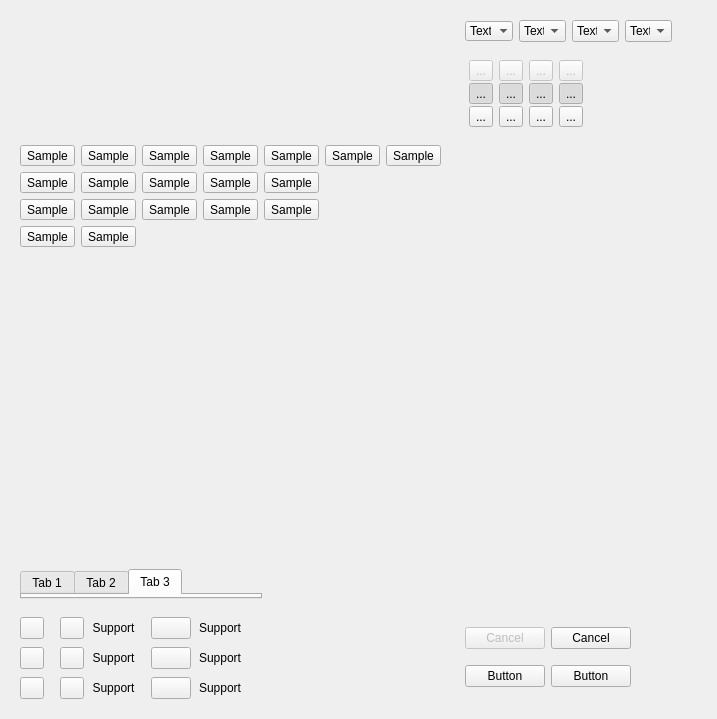
     <widget class="QWidget" name="stylesPage">
      <layout class="QGridLayout" name="stylesPageLayout">
       <property name="verticalSpacing">
        <number>0</number>
       </property>
       <item row="1" column="1">
        <widget class="QWidget" name="TreeStatesToolButtons" native="true">
         <property name="maximumSize">
          <size>
           <width>140</width>
           <height>160</height>
          </size>
         </property>
         <layout class="QGridLayout" name="gridLayout_6">
          <property name="spacing">
           <number>2</number>
          </property>
          <item row="0" column="1">
           <widget class="QToolButton" name="toolButton_2">
            <property name="enabled">
             <bool>false</bool>
            </property>
            <property name="text">
             <string>...</string>
            </property>
            <property name="icon">
             <iconset>
              <normaloff>:/stylesheet/img/16x16/Select_right.png</normaloff>:/stylesheet/img/16x16/Select_right.png</iconset>
            </property>
           </widget>
          </item>
          <item row="0" column="2">
           <widget class="QToolButton" name="toolButton">
            <property name="enabled">
             <bool>false</bool>
            </property>
            <property name="text">
             <string>...</string>
            </property>
            <property name="icon">
             <iconset>
              <normaloff>:/stylesheet/img/16x16/Move.png</normaloff>:/stylesheet/img/16x16/Move.png</iconset>
            </property>
           </widget>
          </item>
          <item row="1" column="1">
           <widget class="QToolButton" name="toolButton_3">
            <property name="text">
             <string>...</string>
            </property>
            <property name="icon">
             <iconset>
              <normaloff>:/stylesheet/img/16x16/Select_right.png</normaloff>:/stylesheet/img/16x16/Select_right.png</iconset>
            </property>
            <property name="checkable">
             <bool>true</bool>
            </property>
            <property name="checked">
             <bool>true</bool>
            </property>
           </widget>
          </item>
          <item row="1" column="2">
           <widget class="QToolButton" name="toolButton_4">
            <property name="text">
             <string>...</string>
            </property>
            <property name="icon">
             <iconset>
              <normaloff>:/stylesheet/img/16x16/Move.png</normaloff>:/stylesheet/img/16x16/Move.png</iconset>
            </property>
            <property name="checkable">
             <bool>true</bool>
            </property>
            <property name="checked">
             <bool>true</bool>
            </property>
           </widget>
          </item>
          <item row="0" column="3">
           <widget class="QToolButton" name="toolButton_5">
            <property name="enabled">
             <bool>false</bool>
            </property>
            <property name="text">
             <string>...</string>
            </property>
            <property name="icon">
             <iconset>
              <normaloff>:/stylesheet/img/16x16/Translate.png</normaloff>:/stylesheet/img/16x16/Translate.png</iconset>
            </property>
           </widget>
          </item>
          <item row="1" column="3">
           <widget class="QToolButton" name="toolButton_6">
            <property name="text">
             <string>...</string>
            </property>
            <property name="icon">
             <iconset>
              <normaloff>:/stylesheet/img/16x16/Translate.png</normaloff>:/stylesheet/img/16x16/Translate.png</iconset>
            </property>
            <property name="checkable">
             <bool>true</bool>
            </property>
            <property name="checked">
             <bool>true</bool>
            </property>
           </widget>
          </item>
          <item row="2" column="2">
           <widget class="QToolButton" name="toolButton_8">
            <property name="text">
             <string>...</string>
            </property>
            <property name="icon">
             <iconset>
              <normaloff>:/stylesheet/img/16x16/Move.png</normaloff>:/stylesheet/img/16x16/Move.png</iconset>
            </property>
            <property name="checkable">
             <bool>true</bool>
            </property>
           </widget>
          </item>
          <item row="2" column="1">
           <widget class="QToolButton" name="toolButton_7">
            <property name="text">
             <string>...</string>
            </property>
            <property name="icon">
             <iconset>
              <normaloff>:/stylesheet/img/16x16/Select_right.png</normaloff>:/stylesheet/img/16x16/Select_right.png</iconset>
            </property>
            <property name="checkable">
             <bool>true</bool>
            </property>
           </widget>
          </item>
          <item row="2" column="3">
           <widget class="QToolButton" name="toolButton_9">
            <property name="text">
             <string>...</string>
            </property>
            <property name="icon">
             <iconset>
              <normaloff>:/stylesheet/img/16x16/Translate.png</normaloff>:/stylesheet/img/16x16/Translate.png</iconset>
            </property>
            <property name="checkable">
             <bool>true</bool>
            </property>
           </widget>
          </item>
          <item row="0" column="4">
           <widget class="QToolButton" name="toolButton_10">
            <property name="enabled">
             <bool>false</bool>
            </property>
            <property name="text">
             <string>...</string>
            </property>
            <property name="icon">
             <iconset>
              <normaloff>:/stylesheet/img/16x16/Scale.png</normaloff>:/stylesheet/img/16x16/Scale.png</iconset>
            </property>
           </widget>
          </item>
          <item row="1" column="4">
           <widget class="QToolButton" name="toolButton_11">
            <property name="text">
             <string>...</string>
            </property>
            <property name="icon">
             <iconset>
              <normaloff>:/stylesheet/img/16x16/Scale.png</normaloff>:/stylesheet/img/16x16/Scale.png</iconset>
            </property>
            <property name="checkable">
             <bool>true</bool>
            </property>
            <property name="checked">
             <bool>true</bool>
            </property>
           </widget>
          </item>
          <item row="2" column="4">
           <widget class="QToolButton" name="toolButton_12">
            <property name="text">
             <string>...</string>
            </property>
            <property name="icon">
             <iconset>
              <normaloff>:/stylesheet/img/16x16/Scale.png</normaloff>:/stylesheet/img/16x16/Scale.png</iconset>
            </property>
            <property name="checkable">
             <bool>true</bool>
            </property>
           </widget>
          </item>
         </layout>
        </widget>
       </item>
       <item row="2" column="0">
        <widget class="QWidget" name="coloredIconsWidget" native="true">
         <property name="maximumSize">
          <size>
           <width>16777215</width>
           <height>180</height>
          </size>
         </property>
         <layout class="QGridLayout" name="gridLayout_7">
          <item row="1" column="4">
           <widget class="QToolButton" name="toolButton_24">
            <property name="text">
             <string>Sample</string>
            </property>
            <property name="icon">
             <iconset>
              <normaloff>:/stylesheet/img/16x16/Audio.png</normaloff>:/stylesheet/img/16x16/Audio.png</iconset>
            </property>
           </widget>
          </item>
          <item row="1" column="1">
           <widget class="QToolButton" name="toolButton_13">
            <property name="text">
             <string>Sample</string>
            </property>
            <property name="icon">
             <iconset>
              <normaloff>:/stylesheet/img/16x16/Audio.png</normaloff>:/stylesheet/img/16x16/Audio.png</iconset>
            </property>
           </widget>
          </item>
          <item row="1" column="6">
           <widget class="QToolButton" name="toolButton_20">
            <property name="text">
             <string>Sample</string>
            </property>
            <property name="icon">
             <iconset>
              <normaloff>:/stylesheet/img/16x16/Audio.png</normaloff>:/stylesheet/img/16x16/Audio.png</iconset>
            </property>
           </widget>
          </item>
          <item row="2" column="4">
           <widget class="QToolButton" name="toolButton_22">
            <property name="text">
             <string>Sample</string>
            </property>
            <property name="icon">
             <iconset>
              <normaloff>:/stylesheet/img/16x16/Audio.png</normaloff>:/stylesheet/img/16x16/Audio.png</iconset>
            </property>
           </widget>
          </item>
          <item row="1" column="5">
           <widget class="QToolButton" name="toolButton_25">
            <property name="text">
             <string>Sample</string>
            </property>
            <property name="icon">
             <iconset>
              <normaloff>:/stylesheet/img/16x16/Audio.png</normaloff>:/stylesheet/img/16x16/Audio.png</iconset>
            </property>
           </widget>
          </item>
          <item row="2" column="3">
           <widget class="QToolButton" name="toolButton_23">
            <property name="text">
             <string>Sample</string>
            </property>
            <property name="icon">
             <iconset>
              <normaloff>:/stylesheet/img/16x16/Audio.png</normaloff>:/stylesheet/img/16x16/Audio.png</iconset>
            </property>
           </widget>
          </item>
          <item row="2" column="2">
           <widget class="QToolButton" name="toolButton_19">
            <property name="text">
             <string>Sample</string>
            </property>
            <property name="icon">
             <iconset>
              <normaloff>:/stylesheet/img/16x16/Audio.png</normaloff>:/stylesheet/img/16x16/Audio.png</iconset>
            </property>
           </widget>
          </item>
          <item row="4" column="1">
           <widget class="QToolButton" name="toolButton_27">
            <property name="text">
             <string>Sample</string>
            </property>
            <property name="icon">
             <iconset>
              <normaloff>:/stylesheet/img/16x16/Audio.png</normaloff>:/stylesheet/img/16x16/Audio.png</iconset>
            </property>
           </widget>
          </item>
          <item row="1" column="3">
           <widget class="QToolButton" name="toolButton_21">
            <property name="text">
             <string>Sample</string>
            </property>
            <property name="icon">
             <iconset>
              <normaloff>:/stylesheet/img/16x16/Audio.png</normaloff>:/stylesheet/img/16x16/Audio.png</iconset>
            </property>
           </widget>
          </item>
          <item row="2" column="1">
           <widget class="QToolButton" name="toolButton_14">
            <property name="text">
             <string>Sample</string>
            </property>
            <property name="icon">
             <iconset>
              <normaloff>:/stylesheet/img/16x16/Audio.png</normaloff>:/stylesheet/img/16x16/Audio.png</iconset>
            </property>
           </widget>
          </item>
          <item row="4" column="2">
           <widget class="QToolButton" name="toolButton_31">
            <property name="text">
             <string>Sample</string>
            </property>
            <property name="icon">
             <iconset>
              <normaloff>:/stylesheet/img/16x16/Audio.png</normaloff>:/stylesheet/img/16x16/Audio.png</iconset>
            </property>
           </widget>
          </item>
          <item row="5" column="1">
           <widget class="QToolButton" name="toolButton_29">
            <property name="text">
             <string>Sample</string>
            </property>
            <property name="icon">
             <iconset>
              <normaloff>:/stylesheet/img/16x16/Audio.png</normaloff>:/stylesheet/img/16x16/Audio.png</iconset>
            </property>
           </widget>
          </item>
          <item row="1" column="2">
           <widget class="QToolButton" name="toolButton_18">
            <property name="text">
             <string>Sample</string>
            </property>
            <property name="icon">
             <iconset>
              <normaloff>:/stylesheet/img/16x16/Audio.png</normaloff>:/stylesheet/img/16x16/Audio.png</iconset>
            </property>
           </widget>
          </item>
          <item row="1" column="7">
           <widget class="QToolButton" name="toolButton_26">
            <property name="text">
             <string>Sample</string>
            </property>
            <property name="icon">
             <iconset>
              <normaloff>:/stylesheet/img/16x16/Audio.png</normaloff>:/stylesheet/img/16x16/Audio.png</iconset>
            </property>
           </widget>
          </item>
          <item row="2" column="5">
           <widget class="QToolButton" name="toolButton_16">
            <property name="text">
             <string>Sample</string>
            </property>
            <property name="icon">
             <iconset>
              <normaloff>:/stylesheet/img/16x16/Audio.png</normaloff>:/stylesheet/img/16x16/Audio.png</iconset>
            </property>
           </widget>
          </item>
          <item row="4" column="3">
           <widget class="QToolButton" name="toolButton_15">
            <property name="text">
             <string>Sample</string>
            </property>
            <property name="icon">
             <iconset>
              <normaloff>:/stylesheet/img/16x16/Audio.png</normaloff>:/stylesheet/img/16x16/Audio.png</iconset>
            </property>
           </widget>
          </item>
          <item row="4" column="4">
           <widget class="QToolButton" name="toolButton_30">
            <property name="text">
             <string>Sample</string>
            </property>
            <property name="icon">
             <iconset>
              <normaloff>:/stylesheet/img/16x16/Audio.png</normaloff>:/stylesheet/img/16x16/Audio.png</iconset>
            </property>
           </widget>
          </item>
          <item row="4" column="5">
           <widget class="QToolButton" name="toolButton_28">
            <property name="text">
             <string>Sample</string>
            </property>
            <property name="icon">
             <iconset>
              <normaloff>:/stylesheet/img/16x16/Audio.png</normaloff>:/stylesheet/img/16x16/Audio.png</iconset>
            </property>
           </widget>
          </item>
          <item row="5" column="2">
           <widget class="QToolButton" name="toolButton_17">
            <property name="text">
             <string>Sample</string>
            </property>
            <property name="icon">
             <iconset>
              <normaloff>:/stylesheet/img/16x16/Audio.png</normaloff>:/stylesheet/img/16x16/Audio.png</iconset>
            </property>
           </widget>
          </item>
         </layout>
        </widget>
       </item>
       <item row="0" column="1" colspan="2">
        <widget class="QWidget" name="ButtonArrowComboBoxWidget" native="true">
         <property name="maximumSize">
          <size>
           <width>250</width>
           <height>50</height>
          </size>
         </property>
         <layout class="QHBoxLayout" name="horizontalLayout_9">
          <item>
           <widget class="QComboBox" name="textCombo1">
            <property name="currentText">
             <string>Text</string>
            </property>
            <property name="frame">
             <bool>false</bool>
            </property>
            <item>
             <property name="text">
              <string>Text</string>
             </property>
            </item>
           </widget>
          </item>
          <item>
           <widget class="QComboBox" name="textCombo2">
            <item>
             <property name="text">
              <string>Text</string>
             </property>
            </item>
           </widget>
          </item>
          <item>
           <widget class="QComboBox" name="textCombo3">
            <item>
             <property name="text">
              <string>Text</string>
             </property>
            </item>
           </widget>
          </item>
          <item>
           <widget class="QComboBox" name="textCombo4">
            <item>
             <property name="text">
              <string>Text</string>
             </property>
            </item>
            <item>
             <property name="text">
              <string>Item 1</string>
             </property>
            </item>
            <item>
             <property name="text">
              <string>Item 2</string>
             </property>
            </item>
            <item>
             <property name="text">
              <string>Longer Item 3</string>
             </property>
            </item>
            <item>
             <property name="text">
              <string>Longer Item 4</string>
             </property>
            </item>
            <item>
             <property name="text">
              <string>Item 5</string>
             </property>
            </item>
           </widget>
          </item>
          <item>
           <spacer name="comboBoxSpacer">
            <property name="orientation">
             <enum>Qt::Horizontal</enum>
            </property>
            <property name="sizeType">
             <enum>QSizePolicy::Fixed</enum>
            </property>
            <property name="sizeHint" stdset="0">
             <size>
              <width>25</width>
              <height>20</height>
             </size>
            </property>
           </spacer>
          </item>
         </layout>
        </widget>
       </item>
       <item row="5" column="0">
        <widget class="QWidget" name="titleBarsWidget" native="true">
         <property name="maximumSize">
          <size>
           <width>260</width>
           <height>400</height>
          </size>
         </property>
         <layout class="QVBoxLayout" name="verticalLayout_9">
          <property name="spacing">
           <number>6</number>
          </property>
          <item>
           <widget class="AzQtComponents::TitleBar" name="WidgetHeader1" native="true"/>
          </item>
          <item>
           <widget class="AzQtComponents::TitleBar" name="WidgetHeader2" native="true"/>
          </item>
          <item>
           <spacer name="verticalSpacer_9">
            <property name="orientation">
             <enum>Qt::Vertical</enum>
            </property>
            <property name="sizeType">
             <enum>QSizePolicy::Fixed</enum>
            </property>
            <property name="sizeHint" stdset="0">
             <size>
              <width>20</width>
              <height>10</height>
             </size>
            </property>
           </spacer>
          </item>
          <item>
           <widget class="AzQtComponents::TitleBar" name="NonDockableWidget1" native="true"/>
          </item>
          <item>
           <widget class="AzQtComponents::TitleBar" name="NonDockableWidget2" native="true"/>
          </item>
          <item>
           <spacer name="verticalSpacer_8">
            <property name="orientation">
             <enum>Qt::Vertical</enum>
            </property>
            <property name="sizeType">
             <enum>QSizePolicy::Fixed</enum>
            </property>
            <property name="sizeHint" stdset="0">
             <size>
              <width>20</width>
              <height>230</height>
             </size>
            </property>
           </spacer>
          </item>
          <item>
           <widget class="QTabWidget" name="tabWidget">
            <property name="currentIndex">
             <number>2</number>
            </property>
            <widget class="QWidget" name="tab">
             <attribute name="title">
              <string>Tab 1</string>
             </attribute>
            </widget>
            <widget class="QWidget" name="tab_2">
             <attribute name="title">
              <string>Tab 2</string>
             </attribute>
            </widget>
            <widget class="QWidget" name="tab_3">
             <attribute name="title">
              <string>Tab 3</string>
             </attribute>
            </widget>
           </widget>
          </item>
         </layout>
        </widget>
       </item>
       <item row="2" column="1">
        <widget class="QWidget" name="toolButtonsComboBoxWidget" native="true">
         <property name="maximumSize">
          <size>
           <width>250</width>
           <height>60</height>
          </size>
         </property>
         <layout class="QGridLayout" name="gridLayout_5">
          <item row="0" column="1">
           <widget class="AzQtComponents::ToolButtonComboBox" name="widget_2" native="true"/>
          </item>
          <item row="0" column="0">
           <widget class="AzQtComponents::ToolButtonComboBox" name="widget_1" native="true"/>
          </item>
          <item row="0" column="2">
           <widget class="AzQtComponents::ToolButtonComboBox" name="widget_3" native="true"/>
          </item>
         </layout>
        </widget>
       </item>
       <item row="3" column="1">
        <spacer name="verticalSpacer_10">
         <property name="orientation">
          <enum>Qt::Vertical</enum>
         </property>
         <property name="sizeHint" stdset="0">
          <size>
           <width>20</width>
           <height>40</height>
          </size>
         </property>
        </spacer>
       </item>
       <item row="1" column="0">
        <spacer name="horizontalSpacer_3">
         <property name="orientation">
          <enum>Qt::Horizontal</enum>
         </property>
         <property name="sizeType">
          <enum>QSizePolicy::Fixed</enum>
         </property>
         <property name="sizeHint" stdset="0">
          <size>
           <width>300</width>
           <height>20</height>
          </size>
         </property>
        </spacer>
       </item>
       <item row="6" column="0">
        <widget class="QWidget" name="RoundedButtonWidget" native="true">
         <property name="minimumSize">
          <size>
           <width>250</width>
           <height>100</height>
          </size>
         </property>
         <property name="maximumSize">
          <size>
           <width>300</width>
           <height>100</height>
          </size>
         </property>
         <layout class="QVBoxLayout" name="verticalLayout_10">
          <property name="spacing">
           <number>8</number>
          </property>
          <item>
           <layout class="QHBoxLayout" name="horizontalLayout_11">
            <property name="spacing">
             <number>8</number>
            </property>
            <item>
             <widget class="QPushButton" name="pushButtonNormal">
              <property name="sizePolicy">
               <sizepolicy hsizetype="Fixed" vsizetype="Fixed">
                <horstretch>0</horstretch>
                <verstretch>0</verstretch>
               </sizepolicy>
              </property>
              <property name="maximumSize">
               <size>
                <width>24</width>
                <height>24</height>
               </size>
              </property>
              <property name="text">
               <string/>
              </property>
              <property name="icon">
               <iconset>
                <normaloff>:/stylesheet/img/question.png</normaloff>:/stylesheet/img/question.png</iconset>
              </property>
             </widget>
            </item>
            <item>
             <widget class="AzQtComponents::ButtonDivider" name="divider1" native="true"/>
            </item>
            <item>
             <widget class="QPushButton" name="pushButtonNormalLabel">
              <property name="sizePolicy">
               <sizepolicy hsizetype="Fixed" vsizetype="Fixed">
                <horstretch>0</horstretch>
                <verstretch>0</verstretch>
               </sizepolicy>
              </property>
              <property name="maximumSize">
               <size>
                <width>24</width>
                <height>24</height>
               </size>
              </property>
              <property name="text">
               <string/>
              </property>
              <property name="icon">
               <iconset>
                <normaloff>:/stylesheet/img/question.png</normaloff>:/stylesheet/img/question.png</iconset>
              </property>
             </widget>
            </item>
            <item>
             <widget class="QLabel" name="label_16">
              <property name="text">
               <string>Support</string>
              </property>
              <property name="alignment">
               <set>Qt::AlignCenter</set>
              </property>
             </widget>
            </item>
            <item>
             <widget class="AzQtComponents::ButtonDivider" name="divider2" native="true"/>
            </item>
            <item>
             <widget class="QPushButton" name="pushButtonSmall">
              <property name="text">
               <string/>
              </property>
              <property name="icon">
               <iconset>
                <normaloff>:/stylesheet/img/question_small.png</normaloff>:/stylesheet/img/question_small.png</iconset>
              </property>
             </widget>
            </item>
            <item>
             <widget class="QLabel" name="label_19">
              <property name="text">
               <string>Support</string>
              </property>
             </widget>
            </item>
            <item>
             <spacer name="horizontalSpacer_9">
              <property name="orientation">
               <enum>Qt::Horizontal</enum>
              </property>
              <property name="sizeHint" stdset="0">
               <size>
                <width>40</width>
                <height>20</height>
               </size>
              </property>
             </spacer>
            </item>
           </layout>
          </item>
          <item>
           <layout class="QHBoxLayout" name="horizontalLayout_12">
            <property name="spacing">
             <number>8</number>
            </property>
            <item>
             <widget class="QPushButton" name="pushButtonPressed">
              <property name="sizePolicy">
               <sizepolicy hsizetype="Fixed" vsizetype="Fixed">
                <horstretch>0</horstretch>
                <verstretch>0</verstretch>
               </sizepolicy>
              </property>
              <property name="maximumSize">
               <size>
                <width>24</width>
                <height>24</height>
               </size>
              </property>
              <property name="text">
               <string/>
              </property>
              <property name="icon">
               <iconset>
                <normaloff>:/stylesheet/img/question.png</normaloff>:/stylesheet/img/question.png</iconset>
              </property>
             </widget>
            </item>
            <item>
             <widget class="AzQtComponents::ButtonDivider" name="divider3" native="true"/>
            </item>
            <item>
             <widget class="QPushButton" name="pushButtonPressedLabel">
              <property name="sizePolicy">
               <sizepolicy hsizetype="Fixed" vsizetype="Fixed">
                <horstretch>0</horstretch>
                <verstretch>0</verstretch>
               </sizepolicy>
              </property>
              <property name="maximumSize">
               <size>
                <width>24</width>
                <height>24</height>
               </size>
              </property>
              <property name="text">
               <string/>
              </property>
              <property name="icon">
               <iconset>
                <normaloff>:/stylesheet/img/question.png</normaloff>:/stylesheet/img/question.png</iconset>
              </property>
             </widget>
            </item>
            <item>
             <widget class="QLabel" name="label_17">
              <property name="text">
               <string>Support</string>
              </property>
              <property name="alignment">
               <set>Qt::AlignCenter</set>
              </property>
             </widget>
            </item>
            <item>
             <widget class="AzQtComponents::ButtonDivider" name="divider4" native="true"/>
            </item>
            <item>
             <widget class="QPushButton" name="pushButtonSmallPressed">
              <property name="text">
               <string/>
              </property>
              <property name="icon">
               <iconset>
                <normaloff>:/stylesheet/img/question_small.png</normaloff>:/stylesheet/img/question_small.png</iconset>
              </property>
             </widget>
            </item>
            <item>
             <widget class="QLabel" name="label_20">
              <property name="text">
               <string>Support</string>
              </property>
             </widget>
            </item>
            <item>
             <spacer name="horizontalSpacer_8">
              <property name="orientation">
               <enum>Qt::Horizontal</enum>
              </property>
              <property name="sizeHint" stdset="0">
               <size>
                <width>40</width>
                <height>20</height>
               </size>
              </property>
             </spacer>
            </item>
           </layout>
          </item>
          <item>
           <layout class="QHBoxLayout" name="horizontalLayout_13">
            <property name="spacing">
             <number>8</number>
            </property>
            <item>
             <widget class="QPushButton" name="pushButtonHover">
              <property name="sizePolicy">
               <sizepolicy hsizetype="Fixed" vsizetype="Fixed">
                <horstretch>0</horstretch>
                <verstretch>0</verstretch>
               </sizepolicy>
              </property>
              <property name="maximumSize">
               <size>
                <width>24</width>
                <height>24</height>
               </size>
              </property>
              <property name="text">
               <string/>
              </property>
              <property name="icon">
               <iconset>
                <normaloff>:/stylesheet/img/question.png</normaloff>:/stylesheet/img/question.png</iconset>
              </property>
             </widget>
            </item>
            <item>
             <widget class="AzQtComponents::ButtonDivider" name="divider5" native="true"/>
            </item>
            <item>
             <widget class="QPushButton" name="pushButtonHoverLabel">
              <property name="sizePolicy">
               <sizepolicy hsizetype="Fixed" vsizetype="Fixed">
                <horstretch>0</horstretch>
                <verstretch>0</verstretch>
               </sizepolicy>
              </property>
              <property name="maximumSize">
               <size>
                <width>24</width>
                <height>24</height>
               </size>
              </property>
              <property name="text">
               <string/>
              </property>
              <property name="icon">
               <iconset>
                <normaloff>:/stylesheet/img/question.png</normaloff>:/stylesheet/img/question.png</iconset>
              </property>
             </widget>
            </item>
            <item>
             <widget class="QLabel" name="label_18">
              <property name="text">
               <string>Support</string>
              </property>
              <property name="alignment">
               <set>Qt::AlignCenter</set>
              </property>
             </widget>
            </item>
            <item>
             <widget class="AzQtComponents::ButtonDivider" name="divider6" native="true"/>
            </item>
            <item>
             <widget class="QPushButton" name="pushButtonSmallHover">
              <property name="text">
               <string/>
              </property>
              <property name="icon">
               <iconset>
                <normaloff>:/stylesheet/img/question_small.png</normaloff>:/stylesheet/img/question_small.png</iconset>
              </property>
             </widget>
            </item>
            <item>
             <widget class="QLabel" name="label_21">
              <property name="text">
               <string>Support</string>
              </property>
             </widget>
            </item>
            <item>
             <spacer name="horizontalSpacer_5">
              <property name="orientation">
               <enum>Qt::Horizontal</enum>
              </property>
              <property name="sizeHint" stdset="0">
               <size>
                <width>40</width>
                <height>20</height>
               </size>
              </property>
             </spacer>
            </item>
           </layout>
          </item>
         </layout>
        </widget>
       </item>
       <item row="6" column="1">
        <widget class="QWidget" name="widget_4" native="true">
         <layout class="QGridLayout" name="gridLayout_8">
          <item row="0" column="0">
           <widget class="QPushButton" name="pushButton">
            <property name="enabled">
             <bool>false</bool>
            </property>
            <property name="text">
             <string>Cancel</string>
            </property>
           </widget>
          </item>
          <item row="0" column="1">
           <widget class="QPushButton" name="pushButton_4">
            <property name="text">
             <string>Cancel</string>
            </property>
           </widget>
          </item>
          <item row="1" column="0">
           <widget class="QPushButton" name="buttonOrange1">
            <property name="text">
             <string>Button</string>
            </property>
           </widget>
          </item>
          <item row="1" column="1">
           <widget class="QPushButton" name="buttonOrange2">
            <property name="text">
             <string>Button</string>
            </property>
           </widget>
          </item>
         </layout>
        </widget>
       </item>
      </layout>
     </widget>
